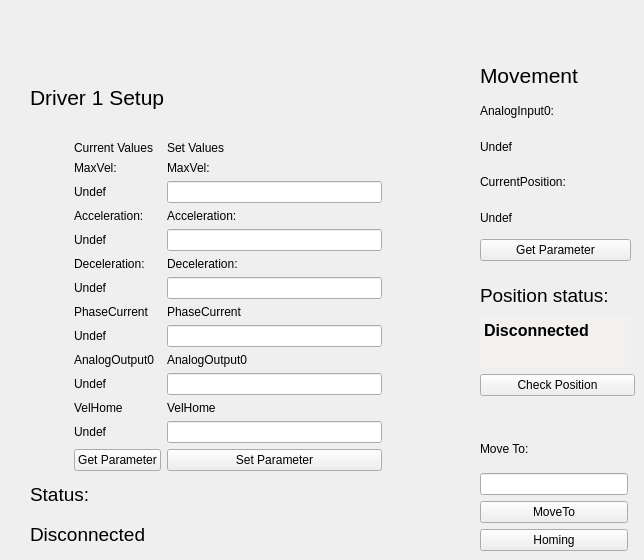
          <widget class="QWidget" name="tab_3">
           <attribute name="title">
            <string>1</string>
           </attribute>
           <attribute name="toolTip">
            <string>Driver 1 Setup and Movimentation</string>
           </attribute>
           <widget class="QLabel" name="label_47">
            <property name="geometry">
             <rect>
              <x>461</x>
              <y>218</y>
              <width>16</width>
              <height>17</height>
             </rect>
            </property>
            <property name="text">
             <string/>
            </property>
           </widget>
           <widget class="QWidget" name="layoutWidget">
            <property name="geometry">
             <rect>
              <x>480</x>
              <y>430</y>
              <width>148</width>
              <height>121</height>
             </rect>
            </property>
            <layout class="QVBoxLayout" name="verticalLayout_52">
             <item>
              <widget class="QLabel" name="label_52">
               <property name="text">
                <string>Move To:</string>
               </property>
              </widget>
             </item>
             <item>
              <widget class="QLineEdit" name="LineEditMoveToValue_1">
               <property name="toolTip">
                <string>Position to move driver 1</string>
               </property>
              </widget>
             </item>
             <item>
              <widget class="QPushButton" name="MoveTo_1">
               <property name="toolTip">
                <string>Move driver 1 to the position specified above</string>
               </property>
               <property name="text">
                <string>MoveTo</string>
               </property>
              </widget>
             </item>
             <item>
              <widget class="QPushButton" name="Homing_1">
               <property name="toolTip">
                <string>Execute the driver 1 homing procedure</string>
               </property>
               <property name="text">
                <string>Homing</string>
               </property>
              </widget>
             </item>
            </layout>
           </widget>
           <widget class="QLabel" name="label_53">
            <property name="geometry">
             <rect>
              <x>461</x>
              <y>381</y>
              <width>16</width>
              <height>17</height>
             </rect>
            </property>
            <property name="text">
             <string/>
            </property>
           </widget>
           <widget class="QWidget" name="layoutWidget">
            <property name="geometry">
             <rect>
              <x>480</x>
              <y>60</y>
              <width>151</width>
              <height>201</height>
             </rect>
            </property>
            <layout class="QVBoxLayout" name="verticalLayout_51">
             <item>
              <widget class="QLabel" name="label_49">
               <property name="font">
                <font>
                 <pointsize>16</pointsize>
                </font>
               </property>
               <property name="text">
                <string>Movement</string>
               </property>
              </widget>
             </item>
             <item>
              <widget class="QLabel" name="label_50">
               <property name="text">
                <string>AnalogInput0:</string>
               </property>
              </widget>
             </item>
             <item>
              <widget class="QLabel" name="LabelMovAnalogInput0_1">
               <property name="toolTip">
                <string>Current value of driver 1 AnalogInput(0)</string>
               </property>
               <property name="text">
                <string>Undef</string>
               </property>
              </widget>
             </item>
             <item>
              <widget class="QLabel" name="label_51">
               <property name="text">
                <string>CurrentPosition:</string>
               </property>
              </widget>
             </item>
             <item>
              <widget class="QLabel" name="LabelMovCurrentPosition_1">
               <property name="toolTip">
                <string>Current value of driver 1 CurrentPosition</string>
               </property>
               <property name="text">
                <string>Undef</string>
               </property>
              </widget>
             </item>
             <item>
              <widget class="QPushButton" name="GetParameterMov_1">
               <property name="toolTip">
                <string>Get position parameters of driver 1</string>
               </property>
               <property name="text">
                <string>Get Parameter</string>
               </property>
              </widget>
             </item>
            </layout>
           </widget>
           <widget class="QLabel" name="label_211">
            <property name="geometry">
             <rect>
              <x>217</x>
              <y>75</y>
              <width>16</width>
              <height>17</height>
             </rect>
            </property>
            <property name="text">
             <string/>
            </property>
           </widget>
           <widget class="QLabel" name="label_210">
            <property name="geometry">
             <rect>
              <x>99</x>
              <y>99</y>
              <width>16</width>
              <height>17</height>
             </rect>
            </property>
            <property name="text">
             <string/>
            </property>
           </widget>
           <widget class="QWidget" name="layoutWidget">
            <property name="geometry">
             <rect>
              <x>30</x>
              <y>60</y>
              <width>352</width>
              <height>491</height>
             </rect>
            </property>
            <layout class="QGridLayout" name="gridLayout_33">
             <item row="0" column="0" colspan="3">
              <widget class="QLabel" name="label_10">
               <property name="font">
                <font>
                 <pointsize>16</pointsize>
                </font>
               </property>
               <property name="text">
                <string>Driver 1 Setup</string>
               </property>
              </widget>
             </item>
             <item row="1" column="0">
              <layout class="QVBoxLayout" name="verticalLayout_3">
               <item>
                <widget class="QLabel" name="Images">
                 <property name="minimumSize">
                  <size>
                   <width>0</width>
                   <height>100</height>
                  </size>
                 </property>
                 <property name="maximumSize">
                  <size>
                   <width>200</width>
                   <height>150</height>
                  </size>
                 </property>
                 <property name="text">
                  <string/>
                 </property>
                 <property name="pixmap">
                  <pixmap resource="file.qrc">:/Driver.jpg</pixmap>
                 </property>
                 <property name="scaledContents">
                  <bool>true</bool>
                 </property>
                </widget>
               </item>
               <item>
                <widget class="QLabel" name="label_29">
                 <property name="text">
                  <string/>
                 </property>
                </widget>
               </item>
              </layout>
             </item>
             <item row="1" column="1">
              <widget class="QLabel" name="label_343">
               <property name="minimumSize">
                <size>
                 <width>25</width>
                 <height>0</height>
                </size>
               </property>
               <property name="text">
                <string/>
               </property>
              </widget>
             </item>
             <item row="1" column="2">
              <layout class="QGridLayout" name="gridLayout_9">
               <item row="0" column="0">
                <widget class="QLabel" name="label_12">
                 <property name="text">
                  <string>Current Values</string>
                 </property>
                </widget>
               </item>
               <item row="0" column="1">
                <widget class="QLabel" name="label_15">
                 <property name="text">
                  <string>Set Values</string>
                 </property>
                </widget>
               </item>
               <item row="1" column="0">
                <widget class="QLabel" name="label_18">
                 <property name="text">
                  <string>MaxVel:</string>
                 </property>
                </widget>
               </item>
               <item row="1" column="1">
                <widget class="QLabel" name="label_21">
                 <property name="text">
                  <string>MaxVel:</string>
                 </property>
                </widget>
               </item>
               <item row="2" column="0">
                <widget class="QLabel" name="LabelMaxVelSetup_1">
                 <property name="toolTip">
                  <string>Current value of driver 1 MaxVel</string>
                 </property>
                 <property name="text">
                  <string>Undef</string>
                 </property>
                </widget>
               </item>
               <item row="2" column="1">
                <widget class="QLineEdit" name="LineEditMaxVelSetup_1">
                 <property name="toolTip">
                  <string>&lt;html&gt;&lt;head/&gt;&lt;body&gt;&lt;p&gt;MaxVel of driver 1 to set&lt;/p&gt;&lt;/body&gt;&lt;/html&gt;</string>
                 </property>
                </widget>
               </item>
               <item row="3" column="0">
                <widget class="QLabel" name="label_19">
                 <property name="text">
                  <string>Acceleration:</string>
                 </property>
                </widget>
               </item>
               <item row="3" column="1">
                <widget class="QLabel" name="label_22">
                 <property name="text">
                  <string>Acceleration:</string>
                 </property>
                </widget>
               </item>
               <item row="4" column="0">
                <widget class="QLabel" name="LabelAccelerationSetup_1">
                 <property name="toolTip">
                  <string>Current value of driver 1 Acceleration</string>
                 </property>
                 <property name="text">
                  <string>Undef</string>
                 </property>
                </widget>
               </item>
               <item row="4" column="1">
                <widget class="QLineEdit" name="LineEditAccelerationSetup_1">
                 <property name="toolTip">
                  <string>&lt;html&gt;&lt;head/&gt;&lt;body&gt;&lt;p&gt;Acceleration of driver 1 to set&lt;/p&gt;&lt;/body&gt;&lt;/html&gt;</string>
                 </property>
                </widget>
               </item>
               <item row="5" column="0">
                <widget class="QLabel" name="label_20">
                 <property name="text">
                  <string>Deceleration:</string>
                 </property>
                </widget>
               </item>
               <item row="5" column="1">
                <widget class="QLabel" name="label_23">
                 <property name="text">
                  <string>Deceleration:</string>
                 </property>
                </widget>
               </item>
               <item row="6" column="0">
                <widget class="QLabel" name="LabelDecelerationSetup_1">
                 <property name="toolTip">
                  <string>Current value of driver 1 Deceleration</string>
                 </property>
                 <property name="text">
                  <string>Undef</string>
                 </property>
                </widget>
               </item>
               <item row="6" column="1">
                <widget class="QLineEdit" name="LineEditDecelerationSetup_1">
                 <property name="toolTip">
                  <string>&lt;html&gt;&lt;head/&gt;&lt;body&gt;&lt;p&gt;Deceleration of driver 1 to set&lt;/p&gt;&lt;/body&gt;&lt;/html&gt;</string>
                 </property>
                </widget>
               </item>
               <item row="7" column="0">
                <widget class="QLabel" name="label_24">
                 <property name="text">
                  <string>PhaseCurrent</string>
                 </property>
                </widget>
               </item>
               <item row="7" column="1">
                <widget class="QLabel" name="label_25">
                 <property name="text">
                  <string>PhaseCurrent</string>
                 </property>
                </widget>
               </item>
               <item row="8" column="0">
                <widget class="QLabel" name="LabelPhaseCurrentSetup_1">
                 <property name="toolTip">
                  <string>Current value of driver 1 PhaseCurrent</string>
                 </property>
                 <property name="text">
                  <string>Undef</string>
                 </property>
                </widget>
               </item>
               <item row="8" column="1">
                <widget class="QLineEdit" name="LineEditPhaseCurrentSetup_1">
                 <property name="toolTip">
                  <string>&lt;html&gt;&lt;head/&gt;&lt;body&gt;&lt;p&gt; PhaseCurrent of driver 1 to set&lt;/p&gt;&lt;/body&gt;&lt;/html&gt;</string>
                 </property>
                </widget>
               </item>
               <item row="9" column="0">
                <widget class="QLabel" name="label_41">
                 <property name="text">
                  <string>AnalogOutput0</string>
                 </property>
                </widget>
               </item>
               <item row="9" column="1">
                <widget class="QLabel" name="label_42">
                 <property name="text">
                  <string>AnalogOutput0</string>
                 </property>
                </widget>
               </item>
               <item row="10" column="0">
                <widget class="QLabel" name="LabelAnalogOutputSetup_1">
                 <property name="toolTip">
                  <string>Current value of driver 1 AnalogOutput(0)</string>
                 </property>
                 <property name="text">
                  <string>Undef</string>
                 </property>
                </widget>
               </item>
               <item row="10" column="1">
                <widget class="QLineEdit" name="LineEditAnalogOutputSetup_1">
                 <property name="toolTip">
                  <string>&lt;html&gt;&lt;head/&gt;&lt;body&gt;&lt;p&gt; AnalogOutput(0) of driver 1 to set&lt;/p&gt;&lt;/body&gt;&lt;/html&gt;</string>
                 </property>
                </widget>
               </item>
               <item row="11" column="0">
                <widget class="QLabel" name="label_342">
                 <property name="text">
                  <string>VelHome</string>
                 </property>
                </widget>
               </item>
               <item row="11" column="1">
                <widget class="QLabel" name="label_341">
                 <property name="text">
                  <string>VelHome</string>
                 </property>
                </widget>
               </item>
               <item row="12" column="0">
                <widget class="QLabel" name="LabelVelHomeSetup_1">
                 <property name="toolTip">
                  <string>Current value of driver 1 VelHome</string>
                 </property>
                 <property name="text">
                  <string>Undef</string>
                 </property>
                </widget>
               </item>
               <item row="12" column="1">
                <widget class="QLineEdit" name="LineEditVelHomeSetup_1">
                 <property name="toolTip">
                  <string>&lt;html&gt;&lt;head/&gt;&lt;body&gt;&lt;p&gt; VelHome of driver 1 to set&lt;/p&gt;&lt;/body&gt;&lt;/html&gt;</string>
                 </property>
                </widget>
               </item>
               <item row="13" column="0">
                <widget class="QPushButton" name="GetParameterDriver_1">
                 <property name="toolTip">
                  <string>&lt;html&gt;&lt;head/&gt;&lt;body&gt;&lt;p&gt;Get the current parameter of the driver 1&lt;/p&gt;&lt;/body&gt;&lt;/html&gt;</string>
                 </property>
                 <property name="text">
                  <string>Get Parameter</string>
                 </property>
                </widget>
               </item>
               <item row="13" column="1">
                <widget class="QPushButton" name="SetParameterDriver_1">
                 <property name="toolTip">
                  <string>&lt;html&gt;&lt;head/&gt;&lt;body&gt;&lt;p&gt;Set parameter of driver 1. Nota bene: in order to accomplished the command you have to set all the fields above.&lt;/p&gt;&lt;/body&gt;&lt;/html&gt;</string>
                 </property>
                 <property name="text">
                  <string>Set Parameter</string>
                 </property>
                </widget>
               </item>
              </layout>
             </item>
             <item row="2" column="0" colspan="3">
              <layout class="QVBoxLayout" name="verticalLayout_4">
               <item>
                <widget class="QLabel" name="label_27">
                 <property name="font">
                  <font>
                   <pointsize>14</pointsize>
                  </font>
                 </property>
                 <property name="text">
                  <string>Status:</string>
                 </property>
                </widget>
               </item>
               <item>
                <widget class="QLabel" name="LabelStatusDriver1">
                 <property name="palette">
                  <palette>
                   <active>
                    <colorrole role="Text">
                     <brush brushstyle="SolidPattern">
                      <color alpha="255">
                       <red>60</red>
                       <green>60</green>
                       <blue>60</blue>
                      </color>
                     </brush>
                    </colorrole>
                   </active>
                   <inactive>
                    <colorrole role="Text">
                     <brush brushstyle="SolidPattern">
                      <color alpha="255">
                       <red>60</red>
                       <green>60</green>
                       <blue>60</blue>
                      </color>
                     </brush>
                    </colorrole>
                   </inactive>
                   <disabled>
                    <colorrole role="Text">
                     <brush brushstyle="SolidPattern">
                      <color alpha="255">
                       <red>159</red>
                       <green>158</green>
                       <blue>158</blue>
                      </color>
                     </brush>
                    </colorrole>
                   </disabled>
                  </palette>
                 </property>
                 <property name="font">
                  <font>
                   <pointsize>14</pointsize>
                  </font>
                 </property>
                 <property name="toolTip">
                  <string>Driver 1 Status</string>
                 </property>
                 <property name="text">
                  <string>Disconnected</string>
                 </property>
                </widget>
               </item>
              </layout>
             </item>
            </layout>
           </widget>
           <widget class="QWidget" name="layoutWidget">
            <property name="geometry">
             <rect>
              <x>480</x>
              <y>280</y>
              <width>155</width>
              <height>116</height>
             </rect>
            </property>
            <layout class="QVBoxLayout" name="verticalLayout_49">
             <item>
              <layout class="QVBoxLayout" name="verticalLayout_34">
               <item>
                <widget class="QLabel" name="label_288">
                 <property name="font">
                  <font>
                   <pointsize>14</pointsize>
                  </font>
                 </property>
                 <property name="text">
                  <string>Position status:</string>
                 </property>
                </widget>
               </item>
               <item>
                <widget class="QTextEdit" name="LabelPositionStatus_1">
                 <property name="maximumSize">
                  <size>
                   <width>151</width>
                   <height>51</height>
                  </size>
                 </property>
                 <property name="palette">
                  <palette>
                   <active>
                    <colorrole role="Base">
                     <brush brushstyle="SolidPattern">
                      <color alpha="255">
                       <red>242</red>
                       <green>241</green>
                       <blue>240</blue>
                      </color>
                     </brush>
                    </colorrole>
                   </active>
                   <inactive>
                    <colorrole role="Base">
                     <brush brushstyle="SolidPattern">
                      <color alpha="255">
                       <red>242</red>
                       <green>241</green>
                       <blue>240</blue>
                      </color>
                     </brush>
                    </colorrole>
                   </inactive>
                   <disabled>
                    <colorrole role="Base">
                     <brush brushstyle="SolidPattern">
                      <color alpha="255">
                       <red>255</red>
                       <green>255</green>
                       <blue>255</blue>
                      </color>
                     </brush>
                    </colorrole>
                   </disabled>
                  </palette>
                 </property>
                 <property name="font">
                  <font>
                   <pointsize>12</pointsize>
                   <weight>75</weight>
                   <bold>true</bold>
                  </font>
                 </property>
                 <property name="toolTip">
                  <string>&lt;html&gt;&lt;head/&gt;&lt;body&gt;&lt;p&gt;&lt;span style=&quot; font-size:11pt; font-weight:400;&quot;&gt;Here is printed the correspondence between the estimated position and the CurrentPosition of the driver 1.&lt;/span&gt;&lt;/p&gt;&lt;/body&gt;&lt;/html&gt;</string>
                 </property>
                 <property name="frameShape">
                  <enum>QFrame::NoFrame</enum>
                 </property>
                 <property name="html">
                  <string>&lt;!DOCTYPE HTML PUBLIC &quot;-//W3C//DTD HTML 4.0//EN&quot; &quot;http://www.w3.org/TR/REC-html40/strict.dtd&quot;&gt;
&lt;html&gt;&lt;head&gt;&lt;meta name=&quot;qrichtext&quot; content=&quot;1&quot; /&gt;&lt;style type=&quot;text/css&quot;&gt;
p, li { white-space: pre-wrap; }
&lt;/style&gt;&lt;/head&gt;&lt;body style=&quot; font-family:'Ubuntu'; font-size:12pt; font-weight:600; font-style:normal;&quot;&gt;
&lt;p style=&quot; margin-top:0px; margin-bottom:0px; margin-left:0px; margin-right:0px; -qt-block-indent:0; text-indent:0px;&quot;&gt;Disconnected&lt;/p&gt;&lt;/body&gt;&lt;/html&gt;</string>
                 </property>
                 <property name="textInteractionFlags">
                  <set>Qt::TextSelectableByMouse</set>
                 </property>
                </widget>
               </item>
              </layout>
             </item>
             <item>
              <widget class="QPushButton" name="CheckPositionButton_1">
               <property name="toolTip">
                <string>&lt;html&gt;&lt;head/&gt;&lt;body&gt;&lt;p&gt;Verify the correspondence between the estimated position and the current position of the driver 1.&lt;/p&gt;&lt;/body&gt;&lt;/html&gt;</string>
               </property>
               <property name="text">
                <string>Check Position</string>
               </property>
              </widget>
             </item>
            </layout>
           </widget>
          </widget>
